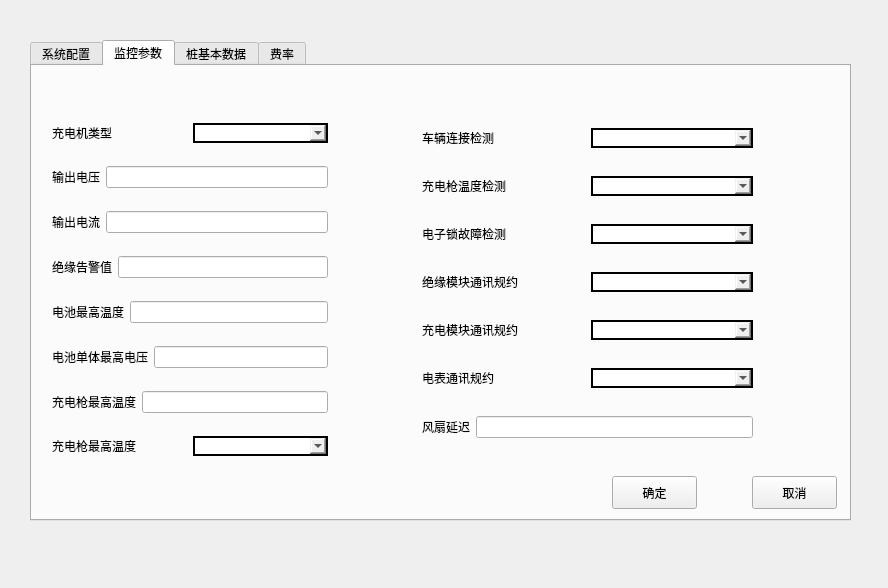
<?xml version="1.0" encoding="UTF-8"?>
<ui version="4.0">
 <class>systemconfig</class>
 <widget class="QWidget" name="systemconfig">
  <property name="geometry">
   <rect>
    <x>0</x>
    <y>0</y>
    <width>888</width>
    <height>588</height>
   </rect>
  </property>
  <property name="windowTitle">
   <string>Form</string>
  </property>
  <widget class="QTabWidget" name="tabWidget">
   <property name="geometry">
    <rect>
     <x>30</x>
     <y>40</y>
     <width>821</width>
     <height>481</height>
    </rect>
   </property>
   <property name="currentIndex">
    <number>1</number>
   </property>
   <widget class="QWidget" name="sd">
    <attribute name="title">
     <string>系统配置</string>
    </attribute>
    <widget class="QPushButton" name="set1_cancel">
     <property name="geometry">
      <rect>
       <x>649</x>
       <y>411</y>
       <width>85</width>
       <height>33</height>
      </rect>
     </property>
     <property name="text">
      <string>取消</string>
     </property>
    </widget>
    <widget class="QPushButton" name="Config_OK">
     <property name="geometry">
      <rect>
       <x>501</x>
       <y>411</y>
       <width>85</width>
       <height>33</height>
      </rect>
     </property>
     <property name="text">
      <string>确定</string>
     </property>
    </widget>
    <widget class="QWidget" name="layoutWidget">
     <property name="geometry">
      <rect>
       <x>20</x>
       <y>30</y>
       <width>251</width>
       <height>361</height>
      </rect>
     </property>
     <layout class="QVBoxLayout" name="verticalLayout">
      <item>
       <layout class="QHBoxLayout" name="horizontalLayout">
        <item>
         <widget class="QLabel" name="label">
          <property name="text">
           <string>充电枪数量</string>
          </property>
         </widget>
        </item>
        <item>
         <widget class="QComboBox" name="gunnum">
          <item>
           <property name="text">
            <string/>
           </property>
          </item>
          <item>
           <property name="text">
            <string>1</string>
           </property>
          </item>
          <item>
           <property name="text">
            <string>2</string>
           </property>
          </item>
          <item>
           <property name="text">
            <string>3</string>
           </property>
          </item>
          <item>
           <property name="text">
            <string>4</string>
           </property>
          </item>
         </widget>
        </item>
       </layout>
      </item>
      <item>
       <layout class="QHBoxLayout" name="horizontalLayout_2">
        <item>
         <widget class="QLabel" name="label_2">
          <property name="text">
           <string>平台协议</string>
          </property>
         </widget>
        </item>
        <item>
         <widget class="QComboBox" name="Pt_agreement">
          <item>
           <property name="text">
            <string/>
           </property>
          </item>
          <item>
           <property name="text">
            <string>云快充</string>
           </property>
          </item>
          <item>
           <property name="text">
            <string>智绿</string>
           </property>
          </item>
          <item>
           <property name="text">
            <string>达克云</string>
           </property>
          </item>
          <item>
           <property name="text">
            <string>智融</string>
           </property>
          </item>
          <item>
           <property name="text">
            <string>蔚景云</string>
           </property>
          </item>
         </widget>
        </item>
       </layout>
      </item>
      <item>
       <layout class="QHBoxLayout" name="horizontalLayout_3">
        <item>
         <widget class="QLabel" name="label_3">
          <property name="text">
           <string>充电模式</string>
          </property>
         </widget>
        </item>
        <item>
         <widget class="QComboBox" name="cg_mode">
          <item>
           <property name="text">
            <string/>
           </property>
          </item>
          <item>
           <property name="text">
            <string>IC卡</string>
           </property>
          </item>
          <item>
           <property name="text">
            <string>密码</string>
           </property>
          </item>
          <item>
           <property name="text">
            <string>后台</string>
           </property>
          </item>
         </widget>
        </item>
       </layout>
      </item>
      <item>
       <layout class="QHBoxLayout" name="horizontalLayout_8">
        <item>
         <widget class="QLabel" name="label_8">
          <property name="text">
           <string>辅助电源</string>
          </property>
         </widget>
        </item>
        <item>
         <widget class="QComboBox" name="Auxiliarypower">
          <item>
           <property name="text">
            <string/>
           </property>
          </item>
          <item>
           <property name="text">
            <string>启用自选</string>
           </property>
          </item>
          <item>
           <property name="text">
            <string>停用</string>
           </property>
          </item>
          <item>
           <property name="text">
            <string>默认12V</string>
           </property>
          </item>
          <item>
           <property name="text">
            <string>默认24V</string>
           </property>
          </item>
         </widget>
        </item>
       </layout>
      </item>
      <item>
       <layout class="QHBoxLayout" name="horizontalLayout_9">
        <item>
         <widget class="QLabel" name="label_9">
          <property name="text">
           <string>单车充电模式</string>
          </property>
         </widget>
        </item>
        <item>
         <widget class="QComboBox" name="Singlevehmode">
          <item>
           <property name="text">
            <string/>
           </property>
          </item>
          <item>
           <property name="text">
            <string>启用</string>
           </property>
          </item>
          <item>
           <property name="text">
            <string>停用</string>
           </property>
          </item>
         </widget>
        </item>
       </layout>
      </item>
     </layout>
    </widget>
    <widget class="QWidget" name="layoutWidget">
     <property name="geometry">
      <rect>
       <x>410</x>
       <y>30</y>
       <width>281</width>
       <height>71</height>
      </rect>
     </property>
     <layout class="QHBoxLayout" name="horizontalLayout_10">
      <item>
       <widget class="QLabel" name="label_10">
        <property name="text">
         <string>充电桩类型</string>
        </property>
       </widget>
      </item>
      <item>
       <widget class="QComboBox" name="Piletype">
        <item>
         <property name="text">
          <string/>
         </property>
        </item>
        <item>
         <property name="text">
          <string>双枪分配</string>
         </property>
        </item>
        <item>
         <property name="text">
          <string>双枪双充</string>
         </property>
        </item>
       </widget>
      </item>
     </layout>
    </widget>
   </widget>
   <widget class="QWidget" name="tab_2">
    <attribute name="title">
     <string>监控参数</string>
    </attribute>
    <widget class="QPushButton" name="Monitored_cancel">
     <property name="geometry">
      <rect>
       <x>720</x>
       <y>410</y>
       <width>85</width>
       <height>33</height>
      </rect>
     </property>
     <property name="text">
      <string>取消</string>
     </property>
    </widget>
    <widget class="QWidget" name="layoutWidget">
     <property name="geometry">
      <rect>
       <x>20</x>
       <y>40</y>
       <width>276</width>
       <height>371</height>
      </rect>
     </property>
     <layout class="QVBoxLayout" name="verticalLayout_2">
      <item>
       <layout class="QHBoxLayout" name="horizontalLayout_16">
        <item>
         <widget class="QLabel" name="label_16">
          <property name="text">
           <string>充电机类型</string>
          </property>
         </widget>
        </item>
        <item>
         <widget class="QComboBox" name="Cgtype">
          <property name="styleSheet">
           <string notr="true">border : 2px solid black</string>
          </property>
          <item>
           <property name="text">
            <string/>
           </property>
          </item>
          <item>
           <property name="text">
            <string>双枪双充</string>
           </property>
          </item>
          <item>
           <property name="text">
            <string>双枪分配</string>
           </property>
          </item>
         </widget>
        </item>
       </layout>
      </item>
      <item>
       <layout class="QHBoxLayout" name="horizontalLayout_26">
        <item>
         <widget class="QLabel" name="label_26">
          <property name="text">
           <string>输出电压</string>
          </property>
         </widget>
        </item>
        <item>
         <widget class="QLineEdit" name="Outvol"/>
        </item>
       </layout>
      </item>
      <item>
       <layout class="QHBoxLayout" name="horizontalLayout_27">
        <item>
         <widget class="QLabel" name="label_27">
          <property name="text">
           <string>输出电流</string>
          </property>
         </widget>
        </item>
        <item>
         <widget class="QLineEdit" name="Outcur"/>
        </item>
       </layout>
      </item>
      <item>
       <layout class="QHBoxLayout" name="horizontalLayout_11">
        <item>
         <widget class="QLabel" name="label_28">
          <property name="text">
           <string>绝缘告警值</string>
          </property>
         </widget>
        </item>
        <item>
         <widget class="QLineEdit" name="InsulationAlrmValue"/>
        </item>
       </layout>
      </item>
      <item>
       <layout class="QHBoxLayout" name="horizontalLayout_12">
        <item>
         <widget class="QLabel" name="label_29">
          <property name="text">
           <string>电池最高温度</string>
          </property>
         </widget>
        </item>
        <item>
         <widget class="QLineEdit" name="Maxbatterytemp"/>
        </item>
       </layout>
      </item>
      <item>
       <layout class="QHBoxLayout" name="horizontalLayout_13">
        <item>
         <widget class="QLabel" name="label_30">
          <property name="text">
           <string>电池单体最高电压</string>
          </property>
         </widget>
        </item>
        <item>
         <widget class="QLineEdit" name="Maxsinbatteryvol"/>
        </item>
       </layout>
      </item>
      <item>
       <layout class="QHBoxLayout" name="horizontalLayout_14">
        <item>
         <widget class="QLabel" name="label_31">
          <property name="text">
           <string>充电枪最高温度</string>
          </property>
         </widget>
        </item>
        <item>
         <widget class="QLineEdit" name="Maxguntemp"/>
        </item>
       </layout>
      </item>
      <item>
       <layout class="QHBoxLayout" name="horizontalLayout_15">
        <item>
         <widget class="QLabel" name="label_32">
          <property name="text">
           <string>充电枪最高温度</string>
          </property>
         </widget>
        </item>
        <item>
         <widget class="QComboBox" name="InsulationDete">
          <property name="styleSheet">
           <string notr="true">border : 2px solid black</string>
          </property>
          <item>
           <property name="text">
            <string/>
           </property>
          </item>
          <item>
           <property name="text">
            <string>启用</string>
           </property>
          </item>
          <item>
           <property name="text">
            <string>停用</string>
           </property>
          </item>
         </widget>
        </item>
       </layout>
      </item>
     </layout>
    </widget>
    <widget class="QWidget" name="layoutWidget">
     <property name="geometry">
      <rect>
       <x>390</x>
       <y>40</y>
       <width>331</width>
       <height>361</height>
      </rect>
     </property>
     <layout class="QVBoxLayout" name="verticalLayout_3">
      <item>
       <layout class="QHBoxLayout" name="horizontalLayout_17">
        <item>
         <widget class="QLabel" name="label_11">
          <property name="text">
           <string>车辆连接检测</string>
          </property>
         </widget>
        </item>
        <item>
         <widget class="QComboBox" name="VehconnectDete">
          <property name="styleSheet">
           <string notr="true">border : 2px solid black</string>
          </property>
          <item>
           <property name="text">
            <string/>
           </property>
          </item>
          <item>
           <property name="text">
            <string>启用</string>
           </property>
          </item>
          <item>
           <property name="text">
            <string>停用</string>
           </property>
          </item>
         </widget>
        </item>
       </layout>
      </item>
      <item>
       <layout class="QHBoxLayout" name="horizontalLayout_18">
        <item>
         <widget class="QLabel" name="label_12">
          <property name="text">
           <string>充电枪温度检测</string>
          </property>
         </widget>
        </item>
        <item>
         <widget class="QComboBox" name="GuntempDete">
          <property name="styleSheet">
           <string notr="true">border : 2px solid black</string>
          </property>
          <item>
           <property name="text">
            <string/>
           </property>
          </item>
          <item>
           <property name="text">
            <string>启用</string>
           </property>
          </item>
          <item>
           <property name="text">
            <string>停用</string>
           </property>
          </item>
         </widget>
        </item>
       </layout>
      </item>
      <item>
       <layout class="QHBoxLayout" name="horizontalLayout_19">
        <item>
         <widget class="QLabel" name="label_13">
          <property name="text">
           <string>电子锁故障检测</string>
          </property>
         </widget>
        </item>
        <item>
         <widget class="QComboBox" name="ElecLockFaultDete">
          <property name="styleSheet">
           <string notr="true">border : 2px solid black</string>
          </property>
          <item>
           <property name="text">
            <string/>
           </property>
          </item>
          <item>
           <property name="text">
            <string>启用</string>
           </property>
          </item>
          <item>
           <property name="text">
            <string>停用</string>
           </property>
          </item>
         </widget>
        </item>
       </layout>
      </item>
      <item>
       <layout class="QHBoxLayout" name="horizontalLayout_20">
        <item>
         <widget class="QLabel" name="label_14">
          <property name="text">
           <string>绝缘模块通讯规约</string>
          </property>
         </widget>
        </item>
        <item>
         <widget class="QComboBox" name="InsulationModuleProtocol">
          <property name="styleSheet">
           <string notr="true">border : 2px solid black</string>
          </property>
          <item>
           <property name="text">
            <string/>
           </property>
          </item>
          <item>
           <property name="text">
            <string>单路</string>
           </property>
          </item>
          <item>
           <property name="text">
            <string>双路</string>
           </property>
          </item>
         </widget>
        </item>
       </layout>
      </item>
      <item>
       <layout class="QHBoxLayout" name="horizontalLayout_21">
        <item>
         <widget class="QLabel" name="label_15">
          <property name="text">
           <string>充电模块通讯规约</string>
          </property>
         </widget>
        </item>
        <item>
         <widget class="QComboBox" name="ChargingModuleProtocol">
          <property name="styleSheet">
           <string notr="true">border : 2px solid black</string>
          </property>
          <item>
           <property name="text">
            <string/>
           </property>
          </item>
          <item>
           <property name="text">
            <string>英飞源</string>
           </property>
          </item>
         </widget>
        </item>
       </layout>
      </item>
      <item>
       <layout class="QHBoxLayout" name="horizontalLayout_22">
        <item>
         <widget class="QLabel" name="label_17">
          <property name="text">
           <string>电表通讯规约</string>
          </property>
         </widget>
        </item>
        <item>
         <widget class="QComboBox" name="ElecMeterProtocol">
          <property name="styleSheet">
           <string notr="true">border : 2px solid black</string>
          </property>
          <item>
           <property name="text">
            <string/>
           </property>
          </item>
          <item>
           <property name="text">
            <string>千双</string>
           </property>
          </item>
          <item>
           <property name="text">
            <string>双路</string>
           </property>
          </item>
          <item>
           <property name="text">
            <string>千单</string>
           </property>
          </item>
          <item>
           <property name="text">
            <string>单路</string>
           </property>
          </item>
         </widget>
        </item>
       </layout>
      </item>
      <item>
       <layout class="QHBoxLayout" name="horizontalLayout_23">
        <item>
         <widget class="QLabel" name="label_18">
          <property name="text">
           <string>风扇延迟</string>
          </property>
         </widget>
        </item>
        <item>
         <widget class="QLineEdit" name="FanDelay"/>
        </item>
       </layout>
      </item>
     </layout>
    </widget>
    <widget class="QPushButton" name="Monitored_OK">
     <property name="geometry">
      <rect>
       <x>580</x>
       <y>410</y>
       <width>85</width>
       <height>33</height>
      </rect>
     </property>
     <property name="text">
      <string>确定</string>
     </property>
    </widget>
   </widget>
   <widget class="QWidget" name="tab_3">
    <attribute name="title">
     <string>桩基本数据</string>
    </attribute>
    <widget class="QWidget" name="layoutWidget">
     <property name="geometry">
      <rect>
       <x>30</x>
       <y>40</y>
       <width>371</width>
       <height>31</height>
      </rect>
     </property>
     <layout class="QHBoxLayout" name="horizontalLayout_4">
      <item>
       <widget class="QLabel" name="label_4">
        <property name="text">
         <string>桩编码</string>
        </property>
       </widget>
      </item>
      <item>
       <widget class="QLineEdit" name="Pilenum"/>
      </item>
     </layout>
    </widget>
    <widget class="QWidget" name="layoutWidget">
     <property name="geometry">
      <rect>
       <x>30</x>
       <y>110</y>
       <width>371</width>
       <height>31</height>
      </rect>
     </property>
     <layout class="QHBoxLayout" name="horizontalLayout_5">
      <item>
       <widget class="QLabel" name="label_5">
        <property name="text">
         <string>充电员密码</string>
        </property>
       </widget>
      </item>
      <item>
       <widget class="QLineEdit" name="Charger_password"/>
      </item>
     </layout>
    </widget>
    <widget class="QWidget" name="layoutWidget">
     <property name="geometry">
      <rect>
       <x>30</x>
       <y>180</y>
       <width>371</width>
       <height>31</height>
      </rect>
     </property>
     <layout class="QHBoxLayout" name="horizontalLayout_6">
      <item>
       <widget class="QLabel" name="label_6">
        <property name="text">
         <string>管理员密码</string>
        </property>
       </widget>
      </item>
      <item>
       <widget class="QLineEdit" name="Admin_password"/>
      </item>
     </layout>
    </widget>
    <widget class="QWidget" name="layoutWidget">
     <property name="geometry">
      <rect>
       <x>30</x>
       <y>250</y>
       <width>371</width>
       <height>35</height>
      </rect>
     </property>
     <layout class="QHBoxLayout" name="horizontalLayout_7">
      <item>
       <widget class="QLabel" name="label_7">
        <property name="text">
         <string>清除交易记录</string>
        </property>
       </widget>
      </item>
      <item>
       <widget class="QPushButton" name="clearrecords">
        <property name="text">
         <string>清除</string>
        </property>
       </widget>
      </item>
     </layout>
    </widget>
    <widget class="QPushButton" name="Piledata_cancel">
     <property name="geometry">
      <rect>
       <x>700</x>
       <y>390</y>
       <width>85</width>
       <height>33</height>
      </rect>
     </property>
     <property name="text">
      <string>取消</string>
     </property>
    </widget>
   </widget>
   <widget class="QWidget" name="tab_4">
    <attribute name="title">
     <string>费率</string>
    </attribute>
   </widget>
  </widget>
 </widget>
 <resources/>
 <connections/>
</ui>
